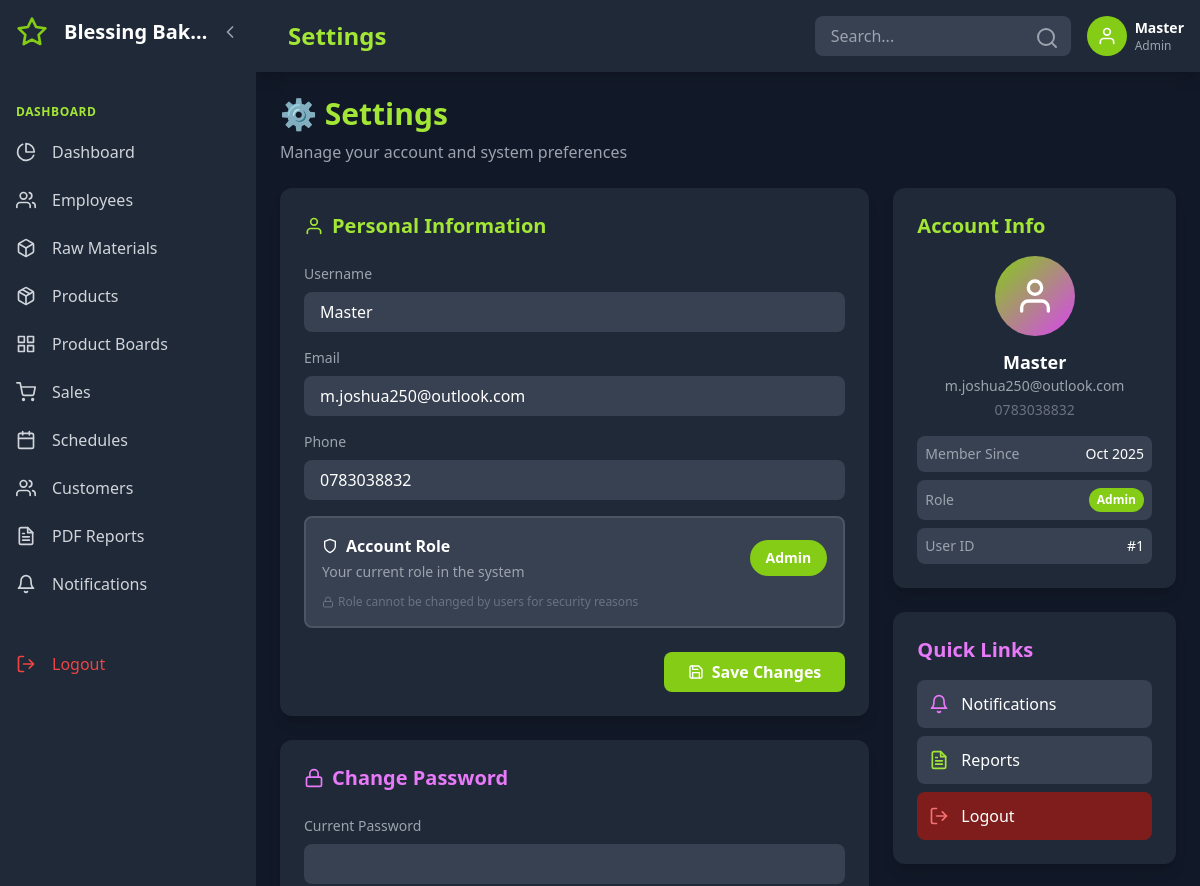
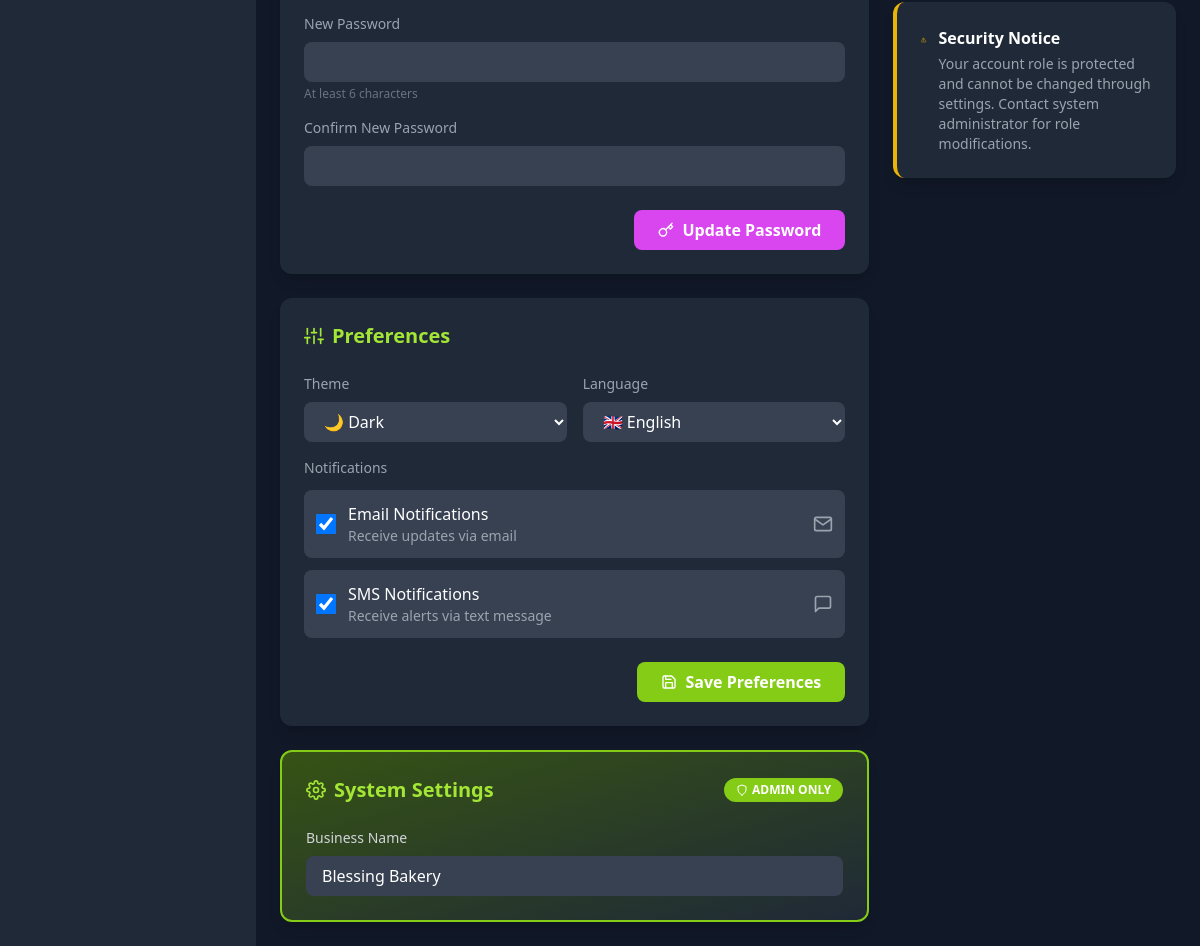
The app's page /?page=settings (signed in) with its own data (2 pictures, top to bottom).
### tables this page shows
CREATE TABLE `system_settings` (
  `id` int(11) NOT NULL,
  `business_name` varchar(255) DEFAULT 'Bakery Management System',
  `currency` varchar(10) DEFAULT 'Frw',
  `timezone` varchar(50) DEFAULT 'Africa/Kigali',
  `date_format` varchar(20) DEFAULT 'Y-m-d',
  `low_stock_threshold` int(11) DEFAULT 10,
  `updated_at` datetime DEFAULT current_timestamp() ON UPDATE current_timestamp()
);

CREATE TABLE `users` (
  `id` int(11) NOT NULL,
  `username` varchar(50) NOT NULL,
  `email` varchar(150) DEFAULT NULL,
  `phone` varchar(20) DEFAULT NULL,
  `password` varchar(255) NOT NULL,
  `role` enum('admin','manager','staff') DEFAULT 'staff',
  `created_at` datetime DEFAULT current_timestamp()
);

CREATE TABLE `user_preferences` (
  `id` int(11) NOT NULL,
  `user_id` int(11) NOT NULL,
  `email_notifications` tinyint(1) DEFAULT 1,
  `sms_notifications` tinyint(1) DEFAULT 0,
  `theme` varchar(20) DEFAULT 'dark',
  `language` varchar(10) DEFAULT 'en',
  `created_at` datetime DEFAULT current_timestamp(),
  `updated_at` datetime DEFAULT current_timestamp() ON UPDATE current_timestamp()
);

### app/views/settings.php (the view, shortened to what the rows shown need)
<div class="mb-6">
    <h2 class="text-3xl font-bold text-lime-400">⚙️ Settings</h2>
</div>
<div class="grid grid-cols-1 lg:grid-cols-3 gap-6">
    <div class="lg:col-span-2 space-y-6">
        <div class="bg-gray-800 rounded-xl p-6 shadow-lg">
            <form method="POST" class="space-y-4">
                <div>
                    <label class="block text-gray-400 text-sm mb-2">Username</label>
                    <input type="text" name="username" value="<?= htmlspecialchars($current_user['username']) ?>" required
                           class="w-full bg-gray-700 text-white px-4 py-2 rounded-lg focus:outline-none focus:ring-2 focus:ring-lime-500">
                </div>
                <div>
                    <label class="block text-gray-400 text-sm mb-2">Email</label>
                    <input type="email" name="email" value="<?= htmlspecialchars($current_user['email'] ?? '') ?>"
                           class="w-full bg-gray-700 text-white px-4 py-2 rounded-lg focus:outline-none focus:ring-2 focus:ring-lime-500">
                </div>
                <div>
                    <label class="block text-gray-400 text-sm mb-2">Phone</label>
                    <input type="tel" name="phone" value="<?= htmlspecialchars($current_user['phone'] ?? '') ?>" placeholder="+250 XXX XXX XXX"
                           class="w-full bg-gray-700 text-white px-4 py-2 rounded-lg focus:outline-none focus:ring-2 focus:ring-lime-500">
                </div>
            </form>
        </div>
        <div class="bg-gray-800 rounded-xl p-6 shadow-lg">
            <form method="POST" class="space-y-4">
                <div class="grid grid-cols-1 md:grid-cols-2 gap-4">
                    <div>
                        <label class="block text-gray-400 text-sm mb-2">Theme</label>
                        <select name="theme" class="w-full bg-gray-700 text-white px-4 py-2 rounded-lg focus:outline-none focus:ring-2 focus:ring-lime-500">
                            <option value="dark" <?= $user_prefs['theme'] === 'dark' ? 'selected' : '' ?>>🌙 Dark</option>
                        </select>
                    </div>
                    <div>
                        <label class="block text-gray-400 text-sm mb-2">Language</label>
                        <select name="language" class="w-full bg-gray-700 text-white px-4 py-2 rounded-lg focus:outline-none focus:ring-2 focus:ring-lime-500">
                            <option value="en" <?= $user_prefs['language'] === 'en' ? 'selected' : '' ?>>🇬🇧 English</option>
                        </select>
                    </div>
                </div>
                <div class="space-y-3">
                    <label class="flex items-center space-x-3 cursor-pointer p-3 bg-gray-700 rounded-lg hover:bg-gray-600 transition">
                        <input type="checkbox" name="email_notifications" <?= $user_prefs['email_notifications'] ? 'checked' : '' ?>
                               class="w-5 h-5 bg-gray-600 border-gray-500 rounded focus:ring-2 focus:ring-lime-500 text-lime-500">
                        <div class="flex-1">
                            <p class="text-white font-medium">Email Notifications</p>
                            <p class="text-gray-400 text-sm">Receive updates via email</p>
                        </div>
                        <i data-feather="mail" class="w-5 h-5 text-gray-400"></i>
                    </label>
                    <label class="flex items-center space-x-3 cursor-pointer p-3 bg-gray-700 rounded-lg hover:bg-gray-600 transition">
                        <input type="checkbox" name="sms_notifications" <?= $user_prefs['sms_notifications'] ? 'checked' : '' ?>
                               class="w-5 h-5 bg-gray-600 border-gray-500 rounded focus:ring-2 focus:ring-lime-500 text-lime-500">
                        <div class="flex-1">
                            <p class="text-white font-medium">SMS Notifications</p>
                            <p class="text-gray-400 text-sm">Receive alerts via text message</p>
                        </div>
                        <i data-feather="message-square" class="w-5 h-5 text-gray-400"></i>
                    </label>
                </div>
            </form>
        </div>
        <?php if ($user_role === 'admin'): ?>
        <div class="bg-gradient-to-br from-lime-900 to-gray-800 rounded-xl p-6 shadow-lg border-2 border-lime-500">
            <div class="flex items-center justify-between mb-6">
                <h3 class="text-xl font-bold text-lime-400 flex items-center">
                    <i data-feather="settings" class="w-5 h-5 mr-2"></i>
                    System Settings
                </h3>
                <span class="px-3 py-1 bg-lime-500 text-white text-xs font-semibold rounded-full flex items-center space-x-1">
                    <i data-feather="shield" class="w-3 h-3"></i>
                    <span>ADMIN ONLY</span>
                </span>
            </div>
            <form method="POST" class="space-y-4">
                <div>
                    <label class="block text-gray-300 text-sm mb-2">Business Name</label>
                    <input type="text" name="business_name" value="<?= htmlspecialchars($system_settings['business_name']) ?>" required
                           class="w-full bg-gray-700 text-white px-4 py-2 rounded-lg focus:outline-none focus:ring-2 focus:ring-lime-500">
                </div>
            </form>
        </div>
        <?php endif; ?>
    </div>
    <div class="space-y-6">
        <div class="bg-gray-800 rounded-xl p-6 shadow-lg">
            <div class="flex flex-col items-center text-center mb-4">
                <div class="w-20 h-20 bg-gradient-to-br from-lime-500 to-fuchsia-500 rounded-full flex items-center justify-center mb-3">
                    <i data-feather="user" class="w-10 h-10 text-white"></i>
                </div>
                <p class="text-white font-semibold text-lg"><?= htmlspecialchars($current_user['username']) ?></p>
                <p class="text-gray-400 text-sm"><?= htmlspecialchars($current_user['email'] ?? 'No email set') ?></p>
                <?php if (!empty($current_user['phone'])): ?>
                <p class="text-gray-500 text-sm mt-1"><?= htmlspecialchars($current_user['phone']) ?></p>
                <?php endif; ?>
            </div>
            <div class="space-y-2 text-sm">
                <div class="flex items-center justify-between p-2 bg-gray-700 rounded-lg">
                    <span class="text-gray-400">Member Since</span>
                    <span class="text-white font-medium"><?= date('M Y', strtotime($current_user['created_at'])) ?></span>
                </div>
            </div>
        </div>
    </div>
</div>

### app/views/header.php (shortened to what the rows shown need)
<?php
    $user = $_SESSION['user_id'] ?? null;
    $user_role = $_SESSION['role'] ?? 'employee';
    $user_name = $_SESSION['username'] ?? 'User';
    $current_page = $_GET['page'] ?? 'dashboard';
    $theme = $_SESSION['theme'] ?? 'dark';
    $language = $_SESSION['language'] ?? 'en';
if ($user):
?>
<!DOCTYPE html>
<html lang="<?= htmlspecialchars($language) ?>" class="<?= $theme === 'dark' ? 'dark' : '' ?>">
<head>
    <script src="https://cdn.tailwindcss.com"></script>
</head>
<body class="<?= $theme === 'dark' ? 'bg-gray-900 text-white' : 'bg-gray-100 text-gray-900' ?> min-h-screen flex">
    <div id="sidebar" class="sidebar sidebar-expanded bg-gray-800 fixed h-full overflow-hidden z-50">
        <div class="p-4 flex items-center justify-between">
            <div class="flex items-center min-w-0">
                <i data-feather="star" class="text-lime-500 w-8 h-8 flex-shrink-0"></i>
                <span class="logo-text ml-4 text-xl font-bold truncate"><?php echo $conn->query("SELECT business_name FROM system_settings LIMIT 1")->fetchColumn(); ?></span>
            </div>
            <button id="sidebarToggle" class="text-gray-400 hover:text-white ml-2 flex-shrink-0">
                <i data-feather="chevron-left" class="w-5 h-5 sidebar-toggle-icon"></i>
            </button>
        </div>
        <nav class="mt-8">
            <?php if ($user_role === 'admin'): ?>
                <div class="px-4 py-2 text-xs font-semibold text-lime-400 uppercase tracking-wider">
                    <span class="nav-item-text"><?= t('dashboard') ?></span>
                </div>
                <a href="?page=dashboard" class="nav-item flex items-center px-4 py-3 text-gray-300 hover:bg-gray-700 hover:text-lime-400 transition-colors <?= $current_page === 'dashboard' ? 'bg-gray-700 text-lime-400' : '' ?>">
                    <i data-feather="pie-chart" class="w-5 h-5 flex-shrink-0"></i>
                    <span class="nav-item-text ml-4 truncate"><?= t('dashboard') ?></span>
                </a>
                <a href="?page=employees" class="nav-item flex items-center px-4 py-3 text-gray-300 hover:bg-gray-700 hover:text-lime-400 transition-colors <?= $current_page === 'employees' ? 'bg-gray-700 text-lime-400' : '' ?>">
                    <i data-feather="users" class="w-5 h-5 flex-shrink-0"></i>
                    <span class="nav-item-text ml-4 truncate"><?= t('employees') ?></span>
                </a>
                <a href="?page=raw_materials" class="nav-item flex items-center px-4 py-3 text-gray-300 hover:bg-gray-700 hover:text-lime-400 transition-colors <?= $current_page === 'raw_materials' ? 'bg-gray-700 text-lime-400' : '' ?>">
                    <i data-feather="box" class="w-5 h-5 flex-shrink-0"></i>
                    <span class="nav-item-text ml-4 truncate"><?= t('raw_materials') ?></span>
                </a>
                <a href="?page=products" class="nav-item flex items-center px-4 py-3 text-gray-300 hover:bg-gray-700 hover:text-lime-400 transition-colors <?= $current_page === 'products' ? 'bg-gray-700 text-lime-400' : '' ?>">
                    <i data-feather="package" class="w-5 h-5 flex-shrink-0"></i>
                    <span class="nav-item-text ml-4 truncate"><?= t('products') ?></span>
                </a>
                <a href="?page=product_boards" class="nav-item flex items-center px-4 py-3 text-gray-300 hover:bg-gray-700 hover:text-lime-400 transition-colors <?= $current_page === 'product_boards' ? 'bg-gray-700 text-lime-400' : '' ?>">
                    <i data-feather="grid" class="w-5 h-5 flex-shrink-0"></i>
                    <span class="nav-item-text ml-4 truncate"><?= t('product_boards') ?></span>
                </a>
                <a href="?page=suppliers" class="nav-item flex items-center px-4 py-3 text-gray-300 hover:bg-gray-700 hover:text-fuchsia-400 transition-colors <?= $current_page === 'sales' ? 'bg-gray-700 text-fuchsia-400' : '' ?>">
                    <i data-feather="shopping-cart" class="w-5 h-5 flex-shrink-0"></i>
                    <span class="nav-item-text ml-4 truncate"><?= t('sales') ?></span>
                <a href="?page=schedules" class="nav-item flex items-center px-4 py-3 text-gray-300 hover:bg-gray-700 hover:text-lime-400 transition-colors <?= $current_page === 'schedules' ? 'bg-gray-700 text-lime-400' : '' ?>">
                    <i data-feather="calendar" class="w-5 h-5 flex-shrink-0"></i>
                    <span class="nav-item-text ml-4 truncate"><?= t('schedules') ?></span>
                </a>
                <a href="?page=customers" class="nav-item flex items-center px-4 py-3 text-gray-300 hover:bg-gray-700 hover:text-lime-400 transition-colors <?= $current_page === 'customers' ? 'bg-gray-700 text-lime-400' : '' ?>">
                    <i data-feather="users" class="w-5 h-5 flex-shrink-0"></i>
                    <span class="nav-item-text ml-4 truncate"><?= t('customers') ?></span>
                </a>
                <a href="?page=admin_reports" class="nav-item flex items-center px-4 py-3 text-gray-300 hover:bg-gray-700 hover:text-lime-400 transition-colors <?= $current_page === 'admin_reports' ? 'bg-gray-700 text-lime-400' : '' ?>">
                    <i data-feather="file-text" class="w-5 h-5 flex-shrink-0"></i>
                    <span class="nav-item-text ml-4 truncate"><?= t('admin_reports') ?></span>
                </a>
                <a href="?page=notifications" class="nav-item flex items-center px-4 py-3 text-gray-300 hover:bg-gray-700 hover:text-lime-400 transition-colors <?= $current_page === 'notifications' ? 'bg-gray-700 text-lime-400' : '' ?>">
                    <i data-feather="bell" class="w-5 h-5 flex-shrink-0"></i>
                    <span class="nav-item-text ml-4 truncate"><?= t('notifications') ?></span>
                </a>
            <?php endif; ?>
            <a href="?page=logout" class="nav-item flex items-center px-4 py-3 text-red-500 hover:bg-gray-700 hover:text-red-400 transition-colors mt-8">
                <i data-feather="log-out" class="w-5 h-5 flex-shrink-0"></i>
                <span class="nav-item-text ml-4 truncate"><?= t('logout') ?></span>
            </a>
        </nav>
    </div>
    <div id="mainContent" class="main-content main-expanded flex-1 transition-all duration-300">
        <header class="bg-gray-800 shadow-lg p-4 flex justify-between items-center">
            <div class="flex items-center space-x-4">
                <h1 class="text-2xl font-bold text-lime-400 capitalize"><?= str_replace('_', ' ', $current_page) ?></h1>
            </div>
            <div class="flex items-center space-x-4">
                <div class="relative hidden md:block">
                    <input type="text" placeholder="Search..." class="bg-gray-700 text-white px-4 py-2 rounded-lg focus:outline-none focus:ring-2 focus:ring-lime-500 w-64">
                    <i data-feather="search" class="absolute right-3 top-2.5 text-gray-400"></i>
                </div>
                <div class="flex items-center space-x-2">
                    <a href="?page=settings">
                        <div class="w-10 h-10 <?= $user_role === 'admin' ? 'bg-lime-500' : 'bg-fuchsia-500' ?> rounded-full flex items-center justify-center">
                            <i data-feather="user" class="w-5 h-5 text-white"></i>
                        </div>
                    </a>
                    <div class="hidden sm:block">
                        <p class="text-white font-semibold text-sm"><?= htmlspecialchars($user_name) ?></p>
                        <p class="text-gray-400 text-xs capitalize"><?= htmlspecialchars($user_role) ?></p>
                    </div>
                </div>
            </div>
        </header>
        <main class="p-6">
<?php else: ?>
<?php endif; ?>

### records on screen
system_settings: business_name "Blessing Bak…", business_name "Blessing Bakery"
users: username "Master", email "m.joshua250@outlook.com", phone "0783038832", created_at "Oct 2025"
user_preferences: theme "🌙 Dark", language "🇬🇧 English", email_notifications "☑", sms_notifications "☑"

### other values on screen
t('dashboard') "DASHBOARD"
t('dashboard') "Dashboard"
t('employees') "Employees"
t('raw_materials') "Raw Materials"
t('products') "Products"
t('product_boards') "Product Boards"
t('sales') "Sales"
t('schedules') "Schedules"
t('customers') "Customers"
t('admin_reports') "PDF Reports"
t('notifications') "Notifications"
t('logout') "Logout"
str_replace('_', ' ', $current_page) "Settings"
$user_name "Master"
$user_role "Admin"
